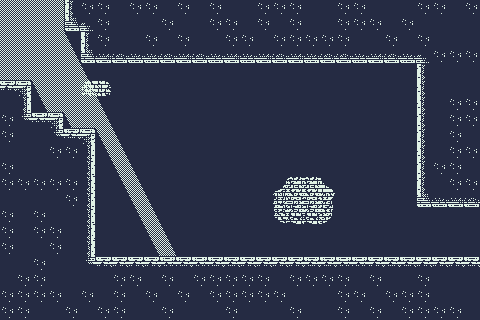

A 2D game scene composited from a Tiled map and its tileset images. What follows is a short description and the map's XML, with every tile layer's data as written:
An orthogonal 30x20 tile map with 16x16 px tiles, 3 tile layers (BG, Walls, Light) and 5 objects.

<map version="1.4" tiledversion="1.4.3" orientation="orthogonal" renderorder="right-down" width="30" height="20" tilewidth="16" tileheight="16" infinite="0" nextlayerid="7" nextobjectid="9">
 <tileset firstgid="1" source="../Art/TileSet/Dow_TileSet.tsx" />
 <layer id="1" name="BG" width="30" height="20">
  <data encoding="csv">
233,233,233,233,233,233,233,233,233,233,233,233,233,233,233,233,233,233,233,233,233,233,233,233,233,233,233,233,233,233,
233,233,233,233,233,233,233,233,233,233,233,233,233,233,233,233,233,233,233,233,233,233,233,233,233,233,233,233,233,233,
233,233,233,233,233,233,233,233,233,233,233,233,233,233,233,233,233,233,233,233,233,233,233,233,233,233,233,233,233,233,
233,233,233,233,233,233,233,233,233,233,233,233,233,233,233,233,233,233,233,233,233,233,233,233,233,233,233,233,233,233,
233,233,233,233,233,233,233,233,233,233,233,233,233,233,233,233,233,233,233,233,233,233,233,233,233,233,233,233,233,233,
233,233,233,233,233,121,122,233,233,233,233,233,233,233,233,233,233,233,233,233,233,233,233,233,233,233,233,233,233,233,
233,233,233,233,233,233,233,233,233,233,233,233,233,233,233,233,233,233,233,233,233,233,233,233,233,233,233,233,233,233,
233,233,233,233,233,233,233,233,233,233,233,233,233,233,233,233,233,233,233,233,233,233,233,233,233,233,233,233,233,233,
233,233,233,233,233,233,233,233,233,233,233,233,233,233,233,233,233,233,233,233,233,233,233,233,233,233,233,233,233,233,
233,233,233,233,233,233,233,233,233,233,233,233,233,233,233,233,233,233,233,233,233,233,233,233,233,233,233,233,233,233,
233,233,233,233,233,233,233,233,233,233,233,233,233,233,233,233,233,233,233,233,233,233,233,233,233,233,233,233,233,233,
233,233,233,233,233,233,233,233,233,233,233,233,233,233,233,233,233,126,124,124,127,149,149,149,233,233,233,233,233,233,
233,233,233,233,233,233,233,233,233,233,233,233,233,233,233,233,233,143,144,144,145,149,149,149,233,233,233,233,233,233,
233,233,233,233,233,233,233,233,233,233,233,233,233,233,233,233,233,163,164,164,165,149,149,149,233,233,233,233,233,233,
233,233,233,233,233,233,233,233,233,233,233,233,233,233,233,233,233,233,233,233,233,233,233,233,233,233,233,233,233,233,
233,233,233,233,233,233,233,233,233,233,233,233,233,233,233,233,233,233,233,233,233,233,233,233,233,233,233,233,233,233,
233,233,233,233,233,233,233,233,233,233,233,233,233,233,233,233,233,233,233,233,233,233,233,233,233,233,233,233,233,233,
233,233,233,233,233,233,233,233,233,233,233,233,233,233,233,233,233,233,233,233,233,233,233,233,233,233,233,233,233,233,
233,233,233,233,233,233,233,233,233,233,233,233,233,233,233,233,233,233,233,233,233,233,233,233,233,233,233,233,233,233,
233,233,233,233,233,233,233,233,233,233,233,233,233,233,233,233,233,233,233,233,233,233,233,233,233,233,233,233,233,233
</data>
 </layer>
 <layer id="2" name="Walls" width="30" height="20">
  <data encoding="csv">
0,0,0,0,192,190,190,191,190,190,191,190,191,190,191,191,190,190,190,191,191,190,190,191,191,191,190,190,191,190,
0,0,0,0,251,172,190,191,191,191,190,191,191,190,190,191,190,191,190,191,191,190,190,190,191,190,191,191,191,191,
0,0,0,0,0,272,190,191,191,190,191,190,191,191,190,190,191,190,190,190,190,190,191,191,190,191,190,191,191,191,
0,0,0,0,0,251,171,169,170,170,169,171,169,170,171,170,171,169,171,170,169,169,170,171,169,170,252,190,190,190,
0,0,0,0,0,0,0,0,0,0,0,0,0,0,0,0,0,0,0,0,0,0,0,0,0,0,192,191,191,191,
289,209,0,0,0,0,0,0,0,0,0,0,0,0,0,0,0,0,0,0,0,0,0,0,0,0,272,191,191,191,
191,268,0,0,0,0,0,0,0,0,0,0,0,0,0,0,0,0,0,0,0,0,0,0,0,0,231,191,190,190,
190,208,291,209,0,0,0,0,0,0,0,0,0,0,0,0,0,0,0,0,0,0,0,0,0,0,192,191,190,190,
190,191,191,288,290,209,0,0,0,0,0,0,0,0,0,0,0,0,0,0,0,0,0,0,0,0,192,191,190,191,
191,191,191,190,190,229,0,0,0,0,0,0,0,0,0,0,0,0,0,0,0,0,0,0,0,0,272,191,190,190,
190,191,191,191,191,268,0,0,0,0,0,0,0,0,0,0,0,0,0,0,0,0,0,0,0,0,192,190,190,191,
190,190,190,190,190,188,0,0,0,0,0,0,0,0,0,0,0,0,0,0,0,0,0,0,0,0,192,191,190,190,
191,191,191,191,190,268,0,0,0,0,0,0,0,0,0,0,0,0,0,0,0,0,0,0,0,0,251,170,171,169,
190,191,190,191,191,268,0,0,0,0,0,0,0,0,0,0,0,0,0,0,0,0,0,0,0,0,0,0,0,0,
190,191,190,190,191,188,0,0,0,0,0,0,0,0,0,0,0,0,0,0,0,0,0,0,0,0,0,0,0,0,
190,191,191,190,191,188,0,0,0,0,0,0,0,0,0,0,0,0,0,0,0,0,0,0,0,0,0,0,0,0,
191,191,190,191,191,288,289,289,289,289,291,290,291,290,290,289,289,289,289,290,290,291,291,289,290,290,289,289,289,290,
191,190,190,191,191,191,191,190,190,191,190,191,190,190,190,190,190,191,190,190,190,190,191,190,191,191,190,191,191,191,
190,190,190,190,191,190,191,190,191,190,191,190,191,190,190,190,190,190,191,191,191,190,190,191,190,190,190,191,191,191,
190,190,191,191,190,191,190,190,191,191,190,191,191,191,190,191,191,191,190,191,191,190,191,190,191,190,190,190,190,191
</data>
 </layer>
 <layer id="4" name="Light" width="30" height="20">
  <data encoding="csv">
70,70,70,70,0,0,0,0,0,0,0,0,0,0,0,0,0,0,0,0,0,0,0,0,0,0,0,0,0,0,
70,70,70,70,0,0,0,0,0,0,0,0,0,0,0,0,0,0,0,0,0,0,0,0,0,0,0,0,0,0,
70,70,70,70,89,0,0,0,0,0,0,0,0,0,0,0,0,0,0,0,0,0,0,0,0,0,0,0,0,0,
70,70,70,70,109,0,0,0,0,0,0,0,0,0,0,0,0,0,0,0,0,0,0,0,0,0,0,0,0,0,
70,70,70,70,70,89,0,0,0,0,0,0,0,0,0,0,0,0,0,0,0,0,0,0,0,0,0,0,0,0,
0,0,88,70,70,109,0,0,0,0,0,0,0,0,0,0,0,0,0,0,0,0,0,0,0,0,0,0,0,0,
0,0,108,70,70,70,89,0,0,0,0,0,0,0,0,0,0,0,0,0,0,0,0,0,0,0,0,0,0,0,
0,0,0,0,88,70,109,0,0,0,0,0,0,0,0,0,0,0,0,0,0,0,0,0,0,0,0,0,0,0,
0,0,0,0,0,0,88,89,0,0,0,0,0,0,0,0,0,0,0,0,0,0,0,0,0,0,0,0,0,0,
0,0,0,0,0,0,108,109,0,0,0,0,0,0,0,0,0,0,0,0,0,0,0,0,0,0,0,0,0,0,
0,0,0,0,0,0,0,88,89,0,0,0,0,0,0,0,0,0,0,0,0,0,0,0,0,0,0,0,0,0,
0,0,0,0,0,0,0,108,109,0,0,0,0,0,0,0,0,0,0,0,0,0,0,0,0,0,0,0,0,0,
0,0,0,0,0,0,0,0,88,89,0,0,0,0,0,0,0,0,0,0,0,0,0,0,0,0,0,0,0,0,
0,0,0,0,0,0,0,0,108,109,0,0,0,0,0,0,0,0,0,0,0,0,0,0,0,0,0,0,0,0,
0,0,0,0,0,0,0,0,0,88,89,0,0,0,0,0,0,0,0,0,0,0,0,0,0,0,0,0,0,0,
0,0,0,0,0,0,0,0,0,108,109,0,0,0,0,0,0,0,0,0,0,0,0,0,0,0,0,0,0,0,
0,0,0,0,0,0,0,0,0,0,0,0,0,0,0,0,0,0,0,0,0,0,0,0,0,0,0,0,0,0,
0,0,0,0,0,0,0,0,0,0,0,0,0,0,0,0,0,0,0,0,0,0,0,0,0,0,0,0,0,0,
0,0,0,0,0,0,0,0,0,0,0,0,0,0,0,0,0,0,0,0,0,0,0,0,0,0,0,0,0,0,
0,0,0,0,0,0,0,0,0,0,0,0,0,0,0,0,0,0,0,0,0,0,0,0,0,0,0,0,0,0
</data>
 </layer>
 <objectgroup id="3" name="Walls_Collision">
  <object id="1" x="80" y="32" width="368" height="32">
   <properties>
    <property name="unity:layer" value="Ground" />
   </properties>
  </object>
  <object id="2" x="416" y="64" width="64" height="144">
   <properties>
    <property name="unity:layer" value="Ground" />
   </properties>
  </object>
  <object id="3" x="96" y="256" width="384" height="32">
   <properties>
    <property name="unity:layer" value="Ground" />
   </properties>
  </object>
  <object id="4" x="64" y="128" width="32" height="160">
   <properties>
    <property name="unity:layer" value="Ground" />
   </properties>
  </object>
  <object id="8" x="32" y="112" width="32" height="176">
   <properties>
    <property name="unity:layer" value="Ground" />
   </properties>
  </object>
 </objectgroup>
</map>
